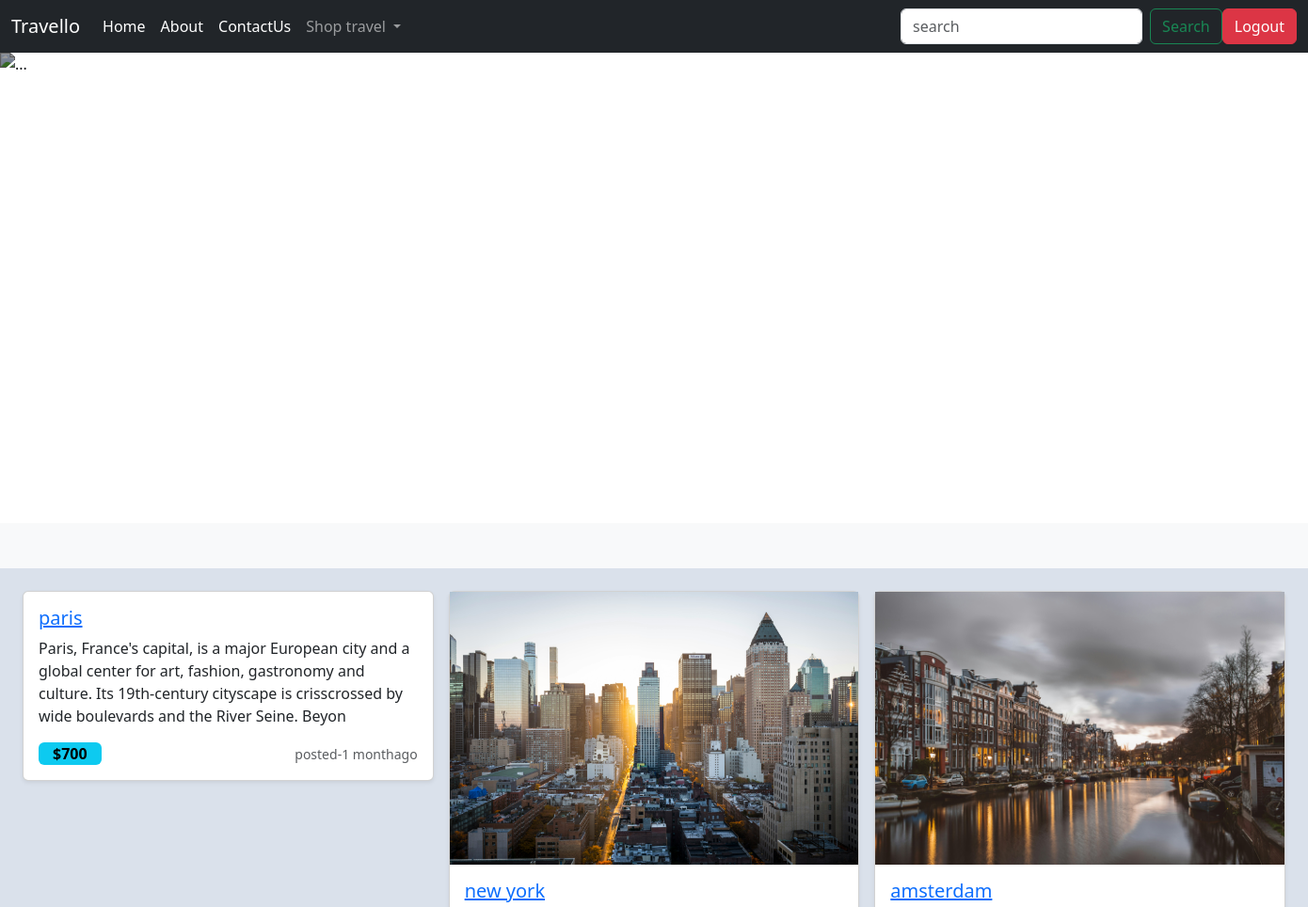
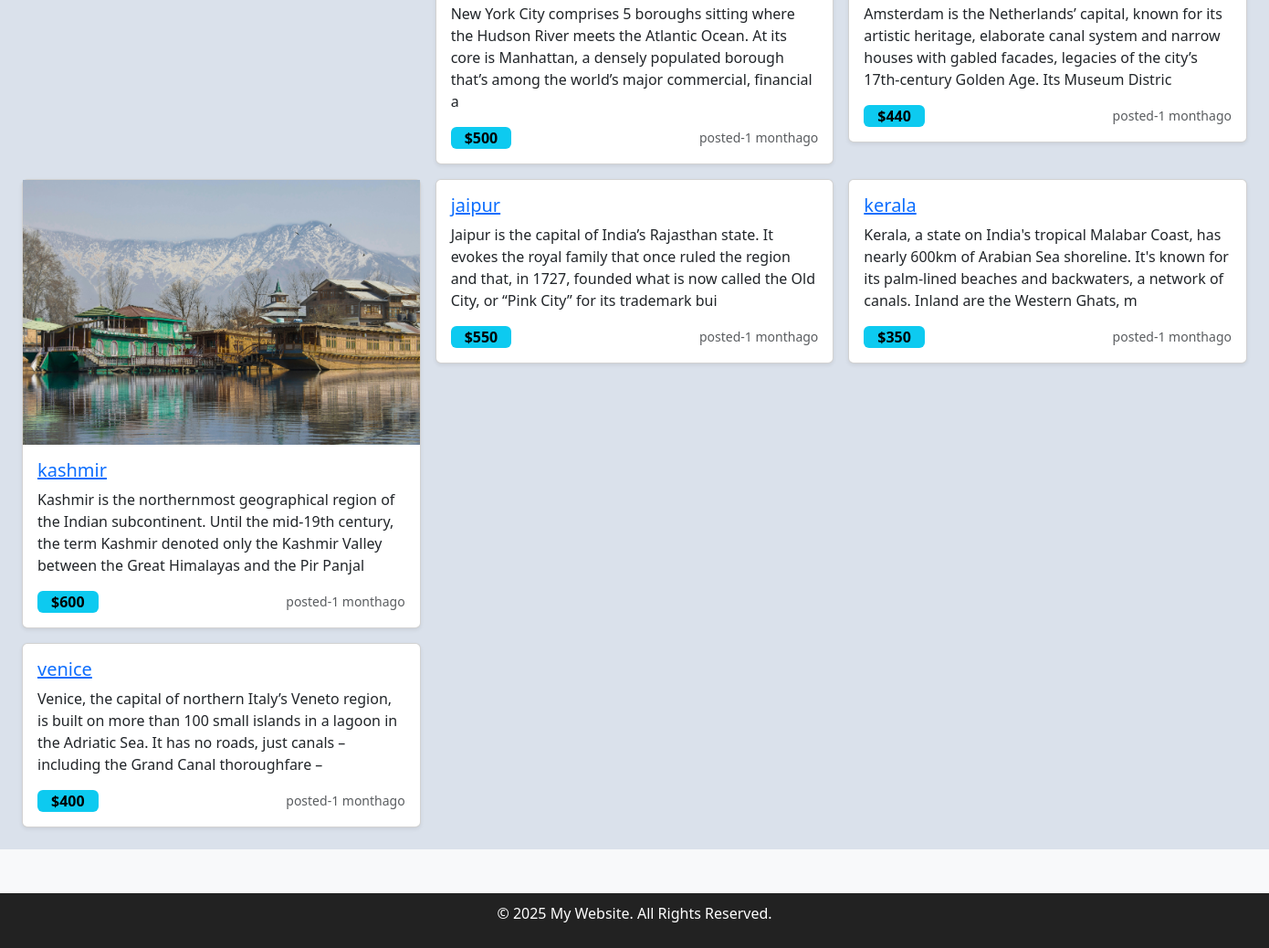
Page / (signed in) on the committed database (2 pictures, top to bottom).
### home/models.py (models this page shows, shortened)
class Destination(models.Model):
    name=models.CharField(max_length=20)
    desc=models.CharField(max_length=200)
    price=models.IntegerField()
    img=models.ImageField(upload_to='images/')
    time=models.DateTimeField(default=timezone.now)
    slug=models.SlugField(unique=True,blank=True,null=True)

### home/views.py (the view)
# urls.py: path('',views.index, name='home' ),
def index(request):
    dest = Destination.objects.all()
    return render(request,"index.html", {'dest' : dest})

### templates/index.html (shortened to what this page needs)
{% extends 'base.html' %} {% load static %}  {% block body %}
<div class="container-fluid my-0 px-0">
  <div id="carouselExampleCaptions" class="carousel slide" data-bs-ride="carousel" data-bs-interval="6000">
    <div class="carousel-indicators">
      <button
        type="button"
        data-bs-target="#carouselExampleCaptions"
        data-bs-slide-to="0"
        class="active"
        aria-current="true"
        aria-label="Slide 1"
      ></button>
      <button
        type="button"
        data-bs-target="#carouselExampleCaptions"
        data-bs-slide-to="1"
        aria-label="Slide 2"
      ></button>
      <button
        type="button"
        data-bs-target="#carouselExampleCaptions"
        data-bs-slide-to="2"
        aria-label="Slide 3"
      ></button>
    </div>
    <div class="carousel-inner">
      <div class="carousel-item active">
        <img
          src="{% static 'bal.jpg' %}"
          class="d-block w-100"
          width="900"
          height="500"
          alt="..."
          style="filter:brightness(60%);"
        />
        <div class="carousel-caption d-none d-md-block">
          <h5>“Explore the world, one adventure at a time.”</h5>
          <p>Pack your bags. Leave your worries behind.</p>
        </div>
      </div>
    </div>
    <button
      class="carousel-control-prev"
      type="button"
      data-bs-target="#carouselExampleCaptions"
      data-bs-slide="prev"
    >
      <span class="carousel-control-prev-icon" aria-hidden="true"></span>
    </button>
    <button
      class="carousel-control-next"
      type="button"
      data-bs-target="#carouselExampleCaptions"
      data-bs-slide="next"
    >
      <span class="carousel-control-next-icon" aria-hidden="true"></span>
    </button>
  </div>
  <div class="container text-center"   style="position: absolute;
    top: 280px;
    left: 480px;
    width: 900px;
    height: 500px;
    color: white;
    font-weight: bold;
    text-align: center;"
    >
  <h1 style="font-size:50px;">Travello-Let Us take you away</h1>
  </div>
</div>
<div class="album py-5 bg-body-tertiary">
  <div class="container-fluid" style="background: #dae1ebff;padding:20px;">
    <div class="row row-cols-1 row-cols-sm-2 row-cols-md-3 g-3" style="padding:4px;">
 {% for d in dest %}
      <div class="col">
        <div class="card shadow-sm">
          <img src= "{{d.img.url}}" alt=""></img>
          <div class="card-body">
            <h5><a href={% url 'location' slug=d.slug %}>{{d.name}}</a>
            </h5>
            <p class="card-text">
              {{d.desc}}
            </p>
            <div class="d-flex justify-content-between align-items-center">
              <div>
                <span class="badge text-bg-info" style="font-size: 16px; padding: 4px 15px;">${{d.price}}</span>
              </div>
              <small class="text-body-secondary">posted-{{d.time|timesince}}ago</small>
            </div>
          </div>
        </div>
      </div>
  {% endfor %}
    </div>
  </div>
</div>
{% endblock %}

### rows in the picture
Destination: name "paris", desc "Paris, France's capital, is a major European city and a global center for art, fashion, gastronomy and culture. Its 19th-century cityscape is crisscrossed by wide boulevards and the River Seine. Beyon", price "700", time "1 month"
Destination: img (picture), name "new york", desc "New York City comprises 5 boroughs sitting where the Hudson River meets the Atlantic Ocean. At its core is Manhattan, a densely populated borough that’s among the world’s major commercial, financial a", price "500", time "1 month"
Destination: img (picture), name "amsterdam", desc "Amsterdam is the Netherlands’ capital, known for its artistic heritage, elaborate canal system and narrow houses with gabled facades, legacies of the city’s 17th-century Golden Age. Its Museum Distric", price "440", time "1 month"
Destination: img (picture), name "kashmir", desc "Kashmir is the northernmost geographical region of the Indian subcontinent. Until the mid-19th century, the term Kashmir denoted only the Kashmir Valley between the Great Himalayas and the Pir Panjal", price "600", time "1 month"
Destination: name "jaipur", desc "Jaipur is the capital of India’s Rajasthan state. It evokes the royal family that once ruled the region and that, in 1727, founded what is now called the Old City, or “Pink City” for its trademark bui", price "550", time "1 month"
Destination: name "kerala", desc "Kerala, a state on India's tropical Malabar Coast, has nearly 600km of Arabian Sea shoreline. It's known for its palm-lined beaches and backwaters, a network of canals. Inland are the Western Ghats, m", price "350", time "1 month"
Destination: name "venice", desc "Venice, the capital of northern Italy’s Veneto region, is built on more than 100 small islands in a lagoon in the Adriatic Sea. It has no roads, just canals – including the Grand Canal thoroughfare –", price "400", time "1 month"
